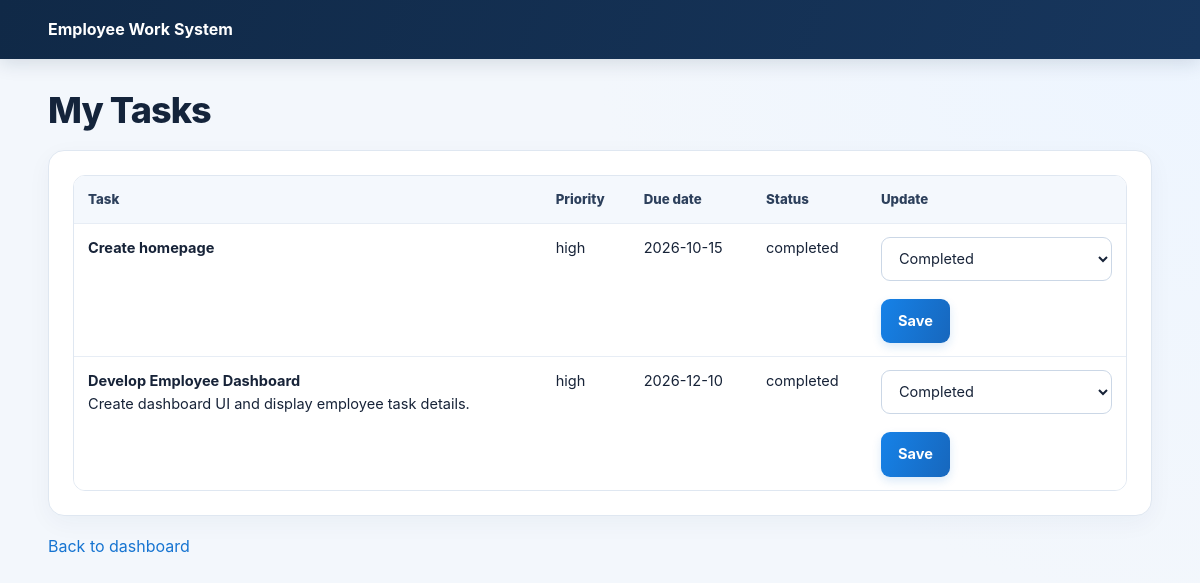
The page /employee/my-tasks.php (signed in) on the database its author committed.
### tables this page shows
CREATE TABLE `tasks` (
  `id` int(10) UNSIGNED NOT NULL,
  `title` varchar(200) NOT NULL,
  `description` text DEFAULT NULL,
  `assigned_to` int(10) UNSIGNED NOT NULL,
  `assigned_by` int(10) UNSIGNED NOT NULL,
  `priority` enum('low','medium','high') DEFAULT 'medium',
  `status` enum('todo','in_progress','completed') DEFAULT 'todo',
  `start_date` date DEFAULT NULL,
  `due_date` date NOT NULL,
  `completed_at` datetime DEFAULT NULL,
  `created_at` timestamp NOT NULL DEFAULT current_timestamp(),
  `updated_at` timestamp NOT NULL DEFAULT current_timestamp() ON UPDATE current_timestamp()
);

### employee/my-tasks.php (the view, shortened to what this page needs)
<?php
require_once __DIR__ . '/../config/db.php';
$stmt = $pdo->prepare(
    'SELECT id, title, description, priority, status, due_date
     FROM tasks
     WHERE assigned_to = ?
     ORDER BY due_date ASC'
);
$stmt->execute([$_SESSION['user_id']]);
$tasks = $stmt->fetchAll();
require_once __DIR__ . '/../includes/header.php';
?>
<h1>My Tasks</h1>
<section class="panel">
    <?php if (!$tasks): ?>
        <p>No tasks assigned yet.</p>
    <?php else: ?>
    <div class="table-wrap">
        <table>
            <thead>
                <tr>
                    <th>Task</th>
                    <th>Priority</th>
                    <th>Due date</th>
                    <th>Status</th>
                    <th>Update</th>
                </tr>
            </thead>
            <tbody>
            <?php foreach ($tasks as $task): ?>
                <tr>
                    <td>
                        <strong><?= htmlspecialchars($task['title']) ?></strong>
                        <br>
                        <?= nl2br(htmlspecialchars($task['description'] ?? '')) ?>
                    </td>
                    <td><?= htmlspecialchars($task['priority']) ?></td>
                    <td>
                        <?= htmlspecialchars($task['due_date']) ?>
                    </td>
                    <td><?= htmlspecialchars($task['status']) ?></td>
                    <td>
                        <form method="post">
                            <select name="status" required>
                                <option value="completed"
                                    <?= $task['status'] === 'completed' ? 'selected' : '' ?>>
                                    Completed
                                </option>
                            </select>
                            <button type="submit">Save</button>
                        </form>
                    </td>
                </tr>
            <?php endforeach; ?>
            </tbody>
        </table>
    </div>
    <?php endif; ?>
</section>
<p><a href="dashboard.php">Back to dashboard</a></p>
</main>
</body>
</html>

### includes/header.php (shortened to what this page needs)
<!doctype html>
<html lang="en">
<head>
    <?php
        $scriptPath = str_replace('\\', '/', $_SERVER['SCRIPT_NAME'] ?? '');
        $projectRoot = '/employee-work-system/';
        $projectPrefix = strpos($scriptPath, $projectRoot) === 0 ? $projectRoot : '/';
        $isNestedPage = strpos(substr($scriptPath, strlen($projectPrefix)), '/') !== false;
        $assetUrl = ($isNestedPage ? '../' : '') . 'assets/style.css';
    ?>
    <link rel="stylesheet" href="<?= htmlspecialchars($assetUrl, ENT_QUOTES, 'UTF-8') ?>">
</head>
<body>
<header class="site-header"><div class="container">
    <a class="brand" href="../index.php">Employee Work System</a>
</div></header>
<main class="container">

### assets/style.css (style rules this page uses)
:root { font-family:Inter,system-ui,-apple-system,"Segoe UI",Arial,sans-serif;color:#172338;background:#f3f7fc;--navy:#17365d;--blue:#1674d1;--border:#dfe7f1;--muted:#64748b }
* { box-sizing:border-box }
body { margin:0;min-height:100vh;line-height:1.55;background:radial-gradient(circle at top right,#edf5ff 0,#f3f7fc 38rem) }
a { color:#1674d1;text-decoration:none }
.site-header { background:linear-gradient(110deg,#102947,#17365d);color:#fff;box-shadow:0 4px 18px rgba(15,39,69,.14);padding:17px 0 }
.site-header .container { padding:0 }
.site-header a { color:#fff;font-weight:750;text-decoration:none }
.container { width:min(1180px,92%);margin:0 auto;padding:30px 0 56px }
h1,h2,h3 { color:#14243b;letter-spacing:-.025em;line-height:1.2 }
h1 { margin:0 0 10px;font-size:clamp(1.7rem,3vw,2.35rem);font-weight:800 }
.panel { background:#fff;border:1px solid var(--border);border-radius:16px;padding:24px;margin:18px 0;box-shadow:0 7px 24px rgba(25,55,90,.045) }
input,textarea,select { width:100%;padding:11px 13px;border:1px solid #cbd7e6;border-radius:9px;background:#fff;color:#172338;font:inherit;transition:border-color .15s,box-shadow .15s }
button { display:inline-flex;align-items:center;justify-content:center;gap:8px;margin-top:18px;padding:11px 17px;border:0;border-radius:9px;background:linear-gradient(110deg,#1682e8,#1767bd);color:#fff;font:inherit;font-weight:750;cursor:pointer;box-shadow:0 4px 10px rgba(22,116,209,.16) }
.table-wrap { width:100%;overflow-x:auto;border:1px solid var(--border);border-radius:12px }
table { width:100%;border-collapse:collapse;background:#fff }
th,td { text-align:left;vertical-align:top;padding:13px 14px;border-bottom:1px solid #e7edf5 }
th { background:#f4f8fd;color:#2d405c;font-size:.83rem;font-weight:800;white-space:nowrap }
td { font-size:.91rem }
tbody tr:last-child td { border-bottom:0 }

### rows shown on the page
tasks: title "Create homepage", priority "high", due_date "2026-10-15", status "completed", status "Completed"
tasks: title "Develop Employee Dashboard", description "Create dashboard UI and display employee task details.", priority "high", due_date "2026-12-10", status "completed", status "Completed"
